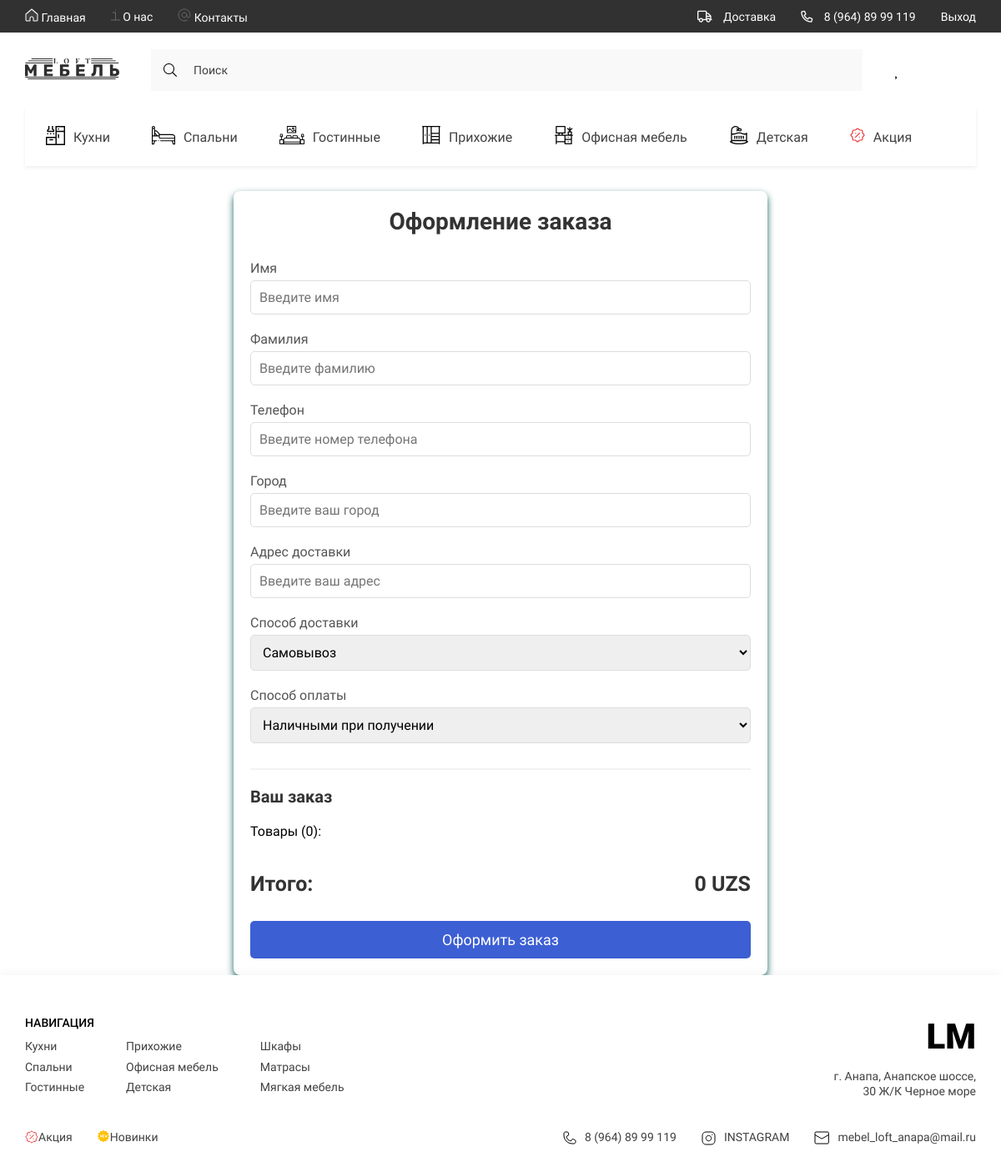
Before: /orders/checkout/ (signed in) with the older database file.
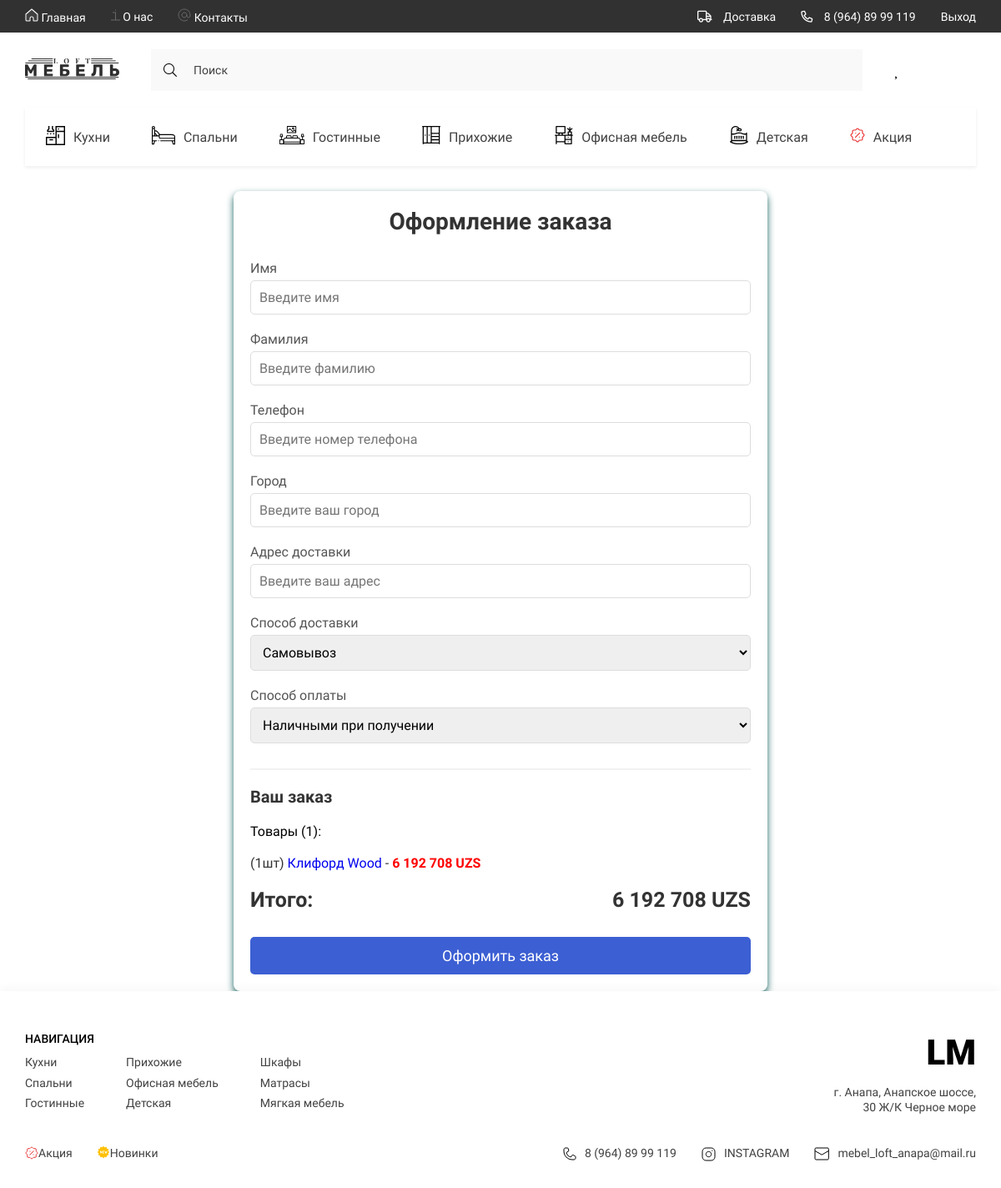
After: the same page with the newer database file.
### goods/models.py (models this page shows, shortened)
class Category(models.Model):
    title = models.CharField(max_length=150, verbose_name='Название категории')
    parent = models.ForeignKey('self', on_delete=models.CASCADE, related_name='subcategories', blank=True, null=True)
    slug = models.SlugField(unique=True)
    image = models.FileField(upload_to='icons/categories/', verbose_name='Иконка категории', blank=True, null=True)
    def get_absolute_url(self):
        return reverse("goods:catalog", kwargs={"category_slug": self.slug})
    class Meta:
        verbose_name = 'Категорию'
        verbose_name_plural = 'Категории'

class Product(models.Model):
    title = models.CharField(max_length=150, verbose_name='Название товара')
    slug = models.SlugField(unique=True)
    category = models.ForeignKey(Category, on_delete=models.CASCADE, verbose_name='Категория товара')
    description = models.TextField(verbose_name='Описание товара')
    price = models.DecimalField(default=0.00, max_digits=10, decimal_places=0, verbose_name='Цена товара')
    discount = models.DecimalField(default=0.00, max_digits=4, decimal_places=2, verbose_name='Скидка на товар')
    quantity = models.PositiveIntegerField(default=0, verbose_name='Товара в наличии')
    size = models.CharField(max_length=130, verbose_name='Размер товара')
    color_name_ru = models.CharField(default='Белый', verbose_name='Цвет товара ru', max_length=150)
    color_name_en = models.CharField(default='White', verbose_name='Цвет товара en', max_length=150)
    color_code = models.CharField(default='#FFFFFF', verbose_name='Код цвета товара', max_length=10)
    rating = models.DecimalField(default=0.0, max_digits=2, decimal_places=1, verbose_name='Рейтинг товара')
    def get_absolute_url(self):
        return reverse("goods:product", kwargs={"product_slug": self.slug})
    class Meta:
        verbose_name = 'Товар'
        verbose_name_plural = 'Товары'
        ordering = ('-id',)

### users/models.py (models this page shows)
class User(AbstractUser):
    phone_number = models.CharField(max_length=30, blank=True, null=True, verbose_name='Номер телефона')
    city = models.CharField(max_length=150, blank=True, null=True, verbose_name='Город')
    street = models.CharField(max_length=150, blank=True, null=True, verbose_name='Улица')
    house_or_block = models.CharField(max_length=150, blank=True, null=True, verbose_name='Дом/Корпус')
    home_or_flat = models.CharField(max_length=150, blank=True, null=True, verbose_name='Квартира')
    class Meta:
        verbose_name = 'Пользователя'
        verbose_name_plural = 'Пользователи'

### carts/models.py (models this page shows, shortened)
class Cart(models.Model):
    user = models.ForeignKey(User, on_delete=models.CASCADE, blank=True, null=True, verbose_name='Пользователь', related_name='carts')
    session_key = models.CharField(max_length=255, blank=True, null=True)
    product = models.ForeignKey(Product, on_delete=models.CASCADE)
    quantity = models.PositiveIntegerField(default=0, verbose_name='Количество')
    created_timestamp = models.DateTimeField(auto_now_add=True, verbose_name='Дата добавления')
    objects = CartQuery.as_manager()
    @property
    def products_price(self):
        return round(self.product.price - self.product.price*self.product.discount/100) * self.quantity
    class Meta:
        verbose_name = 'Корзина'
        verbose_name_plural = 'Корзины'

### orders/views.py (the view, shortened to what this page needs)
# urls.py: path('checkout/', checkout, name='checkout'),
def checkout(request):
    if request.method == 'GET':
        form = OrderForm()
    context = {
        'user_carts': request.user.carts.all(),
        'form': form
    }
    return render(request, 'orders/checkout.html', context)

### orders/forms.py
class OrderForm(forms.ModelForm):
    first_name = forms.CharField()
    last_name = forms.CharField()
    phone_number = forms.CharField()
    city = forms.CharField()
    delivery_address = forms.CharField()
    requires_delivery = forms.Select()
    payment_method = forms.Select()
    class Meta:
        model = Order
        fields = ['first_name', 'last_name', 'phone_number', 'city', 'delivery_address', 'requires_delivery',
                'payment_method']

### carts/models.py (called while the page is built)
    def total_price(self):
        return sum(cart.products_price for cart in self)

### goods/templatetags/loft_tags.py (called while the page is built)
@register.simple_tag()
def get_categories():
    return Category.objects.filter(parent=None)

@register.simple_tag()
def get_normal_price(sell_price):
    return f"{int(sell_price):_}".replace("_", " ")

### orders/templates/orders/checkout.html (shortened to what the changed rows need)
{% extends "base.html" %}
{% load loft_tags %}
{% block content %}
<div style="max-width: 1200px; margin: 0 auto; background-color: #fff; padding: 20px; border-radius: 8px; box-shadow: 0 4px 8px rgb(24, 100, 96);">
    <h1 style="font-size: 28px; color: #333; text-align: center; margin-bottom: 30px;">Оформление заказа</h1>
    <form method="POST" style="width: 600px;">
        <div style="margin-bottom: 20px;">
            <label for="id_first_name" style="font-size: 16px; color: #555; margin-bottom: 5px; display: block;">Имя</label>
            <input type="first_name" id="id_first_name" name="first_name" placeholder="Введите имя"
                style="width: 100%; padding: 10px; font-size: 16px; border: 1px solid #ddd; border-radius: 5px; box-sizing: border-box;">
        </div>
        <div style="margin-bottom: 20px;">
            <label for="id_last_name" style="font-size: 16px; color: #555; margin-bottom: 5px; display: block;">Фамилия</label>
            <input type="last_name" id="id_last_name" name="last_name" placeholder="Введите фамилию" required
                style="width: 100%; padding: 10px; font-size: 16px; border: 1px solid #ddd; border-radius: 5px; box-sizing: border-box;">
        </div>
        <div style="margin-bottom: 20px;">
            <label for="id_phone_number" style="font-size: 16px; color: #555; margin-bottom: 5px; display: block;">Телефон</label>
            <input type="phone_number" id="id_phone_number" name="phone_number" placeholder="Введите номер телефона" required
                style="width: 100%; padding: 10px; font-size: 16px; border: 1px solid #ddd; border-radius: 5px; box-sizing: border-box;">
        </div>
        <div style="margin-bottom: 20px;">
            <label for="id_city" style="font-size: 16px; color: #555; margin-bottom: 5px; display: block;">Город</label>
            <input type="text" id="id_city" name="city" placeholder="Введите ваш город" required
                style="width: 100%; padding: 10px; font-size: 16px; border: 1px solid #ddd; border-radius: 5px; box-sizing: border-box;">
        </div>
        <div style="margin-bottom: 20px;">
            <label for="id_delivery_address" style="font-size: 16px; color: #555; margin-bottom: 5px; display: block;">Адрес доставки</label>
            <input type="text" id="id_delivery_address" name="delivery_address" placeholder="Введите ваш адрес" required
                style="width: 100%; padding: 10px; font-size: 16px; border: 1px solid #ddd; border-radius: 5px; box-sizing: border-box;">
        </div>
        <div style="margin-bottom: 20px;">
            <label for="id_requires_delivery" style="font-size: 16px; color: #555; margin-bottom: 5px; display: block;">Способ доставки</label>
            <select id="id_requires_delivery" name="requires_delivery" required
                style="width: 100%; padding: 10px; font-size: 16px; border: 1px solid #ddd; border-radius: 5px; box-sizing: border-box;">
            </select>
        </div>
        <div style="margin-bottom: 20px;">
            <label for="id_payment_method" style="font-size: 16px; color: #555; margin-bottom: 5px; display: block;">Способ оплаты</label>
            <select id="id_payment_method" name="payment_method" required
                style="width: 100%; padding: 10px; font-size: 16px; border: 1px solid #ddd; border-radius: 5px; box-sizing: border-box;">
            </select>
        </div>
        <div style="margin-top: 30px; border-top: 2px solid #f2f2f2; padding-top: 20px;">
            <h2 style="font-size: 20px; color: #333; margin-bottom: 20px;">Ваш заказ</h2>
            Товары ({{ user_carts.count }}):
            <br>
            <br>
            <ul style="list-style: none; padding: 0; margin: 0;">
                {% for cart_product in user_carts %}
                <li style="font-size: 16px; color: #333; margin-bottom: 10px;">({{ cart_product.quantity }}шт) <a href="{{ cart_product.product.get_absolute_url     }}">{{ cart_product.product.title }} {{ cart_product.product.color_name_en }}</a> - <span style="font-weight: bold; color: red;">
                  {% get_normal_price cart_product.products_price %} UZS</span></li>
                {% endfor %}
            </ul>
            <div style="font-size: 25px; font-weight: bold; color: #333; display: flex; justify-content: space-between; margin-top: 20px;">
                <span>Итого:</span>
                <span>{% get_normal_price user_carts.total_price %} UZS</span>
            </div>
        </div>
        <button type="submit" style="width: 100%; padding: 12px; background-color:rgb(60, 95, 211); color: #fff; font-size: 18px; border: none; border-radius: 5px; cursor: pointer; margin-top: 30px;">
            Оформить заказ
        </button>
    </form>
</div>
{% endblock content %}

### templates/base.html (shortened to what the changed rows need)
{% load static %}
{% load loft_tags %}
{% load fav_tags %}
<!DOCTYPE html>
<html lang="ru">
<head>
    {% include 'components_base/_styles.html' %}
</head>
<body>
    <div class="wrapper">
        <header class="header">
            <div class="container">
                <div class="header__content">
                    <ul class="header__list _categories">
                        {% get_categories as categories %}
                        {% for category in categories|slice:":7" %}
                        <li>
                            <a href={{ category.get_absolute_url }} class="header__list-links">
                                <span class="header__list-img">
                                    {% if category.image %}
                                    <img src="{{ category.image.url }}" alt="icons">
                                    {% endif %}
                                </span>
                                {{ category.title }}
                            </a>
                        </li>
                        {% endfor %}
                    </ul>
                </div>
            </div>
        </header>
        {% block content %}
        {% endblock content %}
        {% include "layout/_footer.html" %}
    </div>
</body>
</html>

### templates/layout/_footer.html
{% load static %}
{% load loft_tags %}
<footer class="footer">
    <div class="container">
        <div class="footer__content">
            <div class="footer__navigate">
                <div class="footer__navigate-part">
                    <h2 class="footer__navigate-title">НАВИГАЦИЯ</h2>
                    <div class="footer__navigate-lists">
                        <ul class="footer__navigate-list">
                            {% for category in categories|slice:":3" %}
                            <li><a href="{{ category.get_absolute_url }}" class="footer__navigate-links">{{ category.title }}</a></li>
                            {% endfor %}
                        </ul>
                        <ul class="footer__navigate-list">
                            {% for category in categories|slice:"3:6" %}
                            <li><a href="{{ category.get_absolute_url }}" class="footer__navigate-links">{{ category.title }}</a></li>
                            {% endfor %}
                        </ul>
                        <ul class="footer__navigate-list">
                            {% for category in categories|slice:"8:11" %}
                            <li><a href="{{ category.get_absolute_url }}" class="footer__navigate-links">{{ category.title }}</a></li>
                            {% endfor %}
                        </ul>
                    </div>
                </div>
                <div class="footer__navigate-part _right">
                    <a href="{% url "home:index" %}" class="footer__logo">LM</a>
                    <p class="footer__adress">г. Анапа, Анапское шоссе, 30 Ж/К Черное море</p>
                </div>
            </div>
            <div class="footer__social">
                <ul class="footer__navigate-list _short">
                    {% for category in categories|slice:"6:8" %}
                    <img src={{ category.image.url }} alt="icons"><li><a href="{{ category.get_absolute_url }}" class="footer__navigate-links">{{ category.title }}</a></li>
                    {% endfor %}
                </ul>
                <ul class="footer__social-list">
                    <li>
                        <a href="tel:89648999119" class="footer__social-links">
                            <img src={% static 'base/assets/icons/phone.svg' %} alt="phone">
                            8 (964) 89 99 119
                        </a>
                    </li>
                    <li>
                        <a href="https://www.instagram.com/" target="_blank" class="footer__social-links">
                            <img src={% static 'base/assets/icons/inst.svg' %} alt="insta">
                            INSTAGRAM
                        </a>
                    </li>
                    <li>
                        <a href="mailto:mebel_loft_anapa@mail.ru" target="_blank" class="footer__social-links">
                            <img src={% static 'base/assets/icons/mail.svg' %} alt="mail">
                            mebel_loft_anapa@mail.ru
                        </a>
                    </li>
                </ul>
            </div>
        </div>
    </div>
</footer>

Changed rows visible on the page:
changed User: count "0" → "1"
added Cart: quantity "1", product "Клифорд", product.color_name_en "Wood", product+quantity "6 192 708"
Other visible differences:
text no longer shown: "0"
